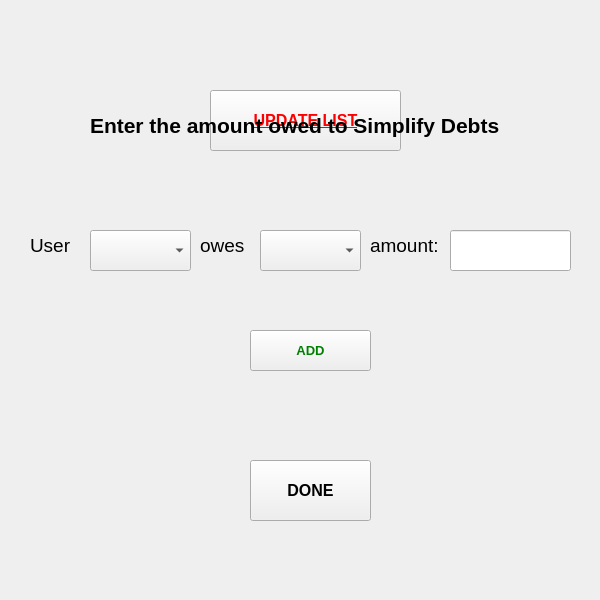
<?xml version="1.0" encoding="UTF-8"?>
<ui version="4.0">
 <class>enterOwes</class>
 <widget class="QWidget" name="enterOwes">
  <property name="geometry">
   <rect>
    <x>0</x>
    <y>0</y>
    <width>600</width>
    <height>600</height>
   </rect>
  </property>
  <property name="windowTitle">
   <string>Form</string>
  </property>
  <property name="autoFillBackground">
   <bool>false</bool>
  </property>
  <property name="styleSheet">
   <string notr="true"/>
  </property>
  <widget class="QLabel" name="label">
   <property name="geometry">
    <rect>
     <x>30</x>
     <y>230</y>
     <width>71</width>
     <height>31</height>
    </rect>
   </property>
   <property name="font">
    <font>
     <pointsize>14</pointsize>
    </font>
   </property>
   <property name="text">
    <string>User </string>
   </property>
  </widget>
  <widget class="QLabel" name="label_2">
   <property name="geometry">
    <rect>
     <x>200</x>
     <y>230</y>
     <width>81</width>
     <height>31</height>
    </rect>
   </property>
   <property name="font">
    <font>
     <pointsize>14</pointsize>
    </font>
   </property>
   <property name="text">
    <string>owes</string>
   </property>
  </widget>
  <widget class="QLabel" name="label_3">
   <property name="geometry">
    <rect>
     <x>370</x>
     <y>230</y>
     <width>101</width>
     <height>31</height>
    </rect>
   </property>
   <property name="font">
    <font>
     <pointsize>14</pointsize>
    </font>
   </property>
   <property name="autoFillBackground">
    <bool>false</bool>
   </property>
   <property name="styleSheet">
    <string notr="true"/>
   </property>
   <property name="text">
    <string>amount:</string>
   </property>
  </widget>
  <widget class="QComboBox" name="comboBox">
   <property name="geometry">
    <rect>
     <x>90</x>
     <y>230</y>
     <width>101</width>
     <height>41</height>
    </rect>
   </property>
   <property name="font">
    <font>
     <pointsize>11</pointsize>
     <bold>true</bold>
    </font>
   </property>
  </widget>
  <widget class="QComboBox" name="comboBox_2">
   <property name="geometry">
    <rect>
     <x>260</x>
     <y>230</y>
     <width>101</width>
     <height>41</height>
    </rect>
   </property>
   <property name="font">
    <font>
     <pointsize>11</pointsize>
     <bold>true</bold>
    </font>
   </property>
  </widget>
  <widget class="QLineEdit" name="lineEdit">
   <property name="enabled">
    <bool>true</bool>
   </property>
   <property name="geometry">
    <rect>
     <x>450</x>
     <y>230</y>
     <width>121</width>
     <height>41</height>
    </rect>
   </property>
   <property name="font">
    <font>
     <pointsize>11</pointsize>
     <bold>true</bold>
    </font>
   </property>
   <property name="autoFillBackground">
    <bool>false</bool>
   </property>
   <property name="styleSheet">
    <string notr="true"/>
   </property>
   <property name="clearButtonEnabled">
    <bool>false</bool>
   </property>
  </widget>
  <widget class="QPushButton" name="pushButton">
   <property name="geometry">
    <rect>
     <x>250</x>
     <y>330</y>
     <width>121</width>
     <height>41</height>
    </rect>
   </property>
   <property name="font">
    <font>
     <pointsize>10</pointsize>
     <bold>true</bold>
    </font>
   </property>
   <property name="styleSheet">
    <string notr="true">color : green;</string>
   </property>
   <property name="text">
    <string>ADD</string>
   </property>
  </widget>
  <widget class="QPushButton" name="pushButton_2">
   <property name="geometry">
    <rect>
     <x>210</x>
     <y>90</y>
     <width>191</width>
     <height>61</height>
    </rect>
   </property>
   <property name="font">
    <font>
     <pointsize>12</pointsize>
     <bold>true</bold>
     <underline>true</underline>
    </font>
   </property>
   <property name="styleSheet">
    <string notr="true">color : red;</string>
   </property>
   <property name="text">
    <string>UPDATE LIST</string>
   </property>
  </widget>
  <widget class="QLabel" name="label_4">
   <property name="geometry">
    <rect>
     <x>90</x>
     <y>400</y>
     <width>441</width>
     <height>41</height>
    </rect>
   </property>
   <property name="sizePolicy">
    <sizepolicy hsizetype="Fixed" vsizetype="Fixed">
     <horstretch>0</horstretch>
     <verstretch>0</verstretch>
    </sizepolicy>
   </property>
   <property name="palette">
    <palette>
     <active>
      <colorrole role="WindowText">
       <brush brushstyle="SolidPattern">
        <color alpha="255">
         <red>0</red>
         <green>0</green>
         <blue>0</blue>
        </color>
       </brush>
      </colorrole>
      <colorrole role="Button">
       <brush brushstyle="SolidPattern">
        <color alpha="255">
         <red>0</red>
         <green>163</green>
         <blue>14</blue>
        </color>
       </brush>
      </colorrole>
      <colorrole role="Light">
       <brush brushstyle="SolidPattern">
        <color alpha="255">
         <red>0</red>
         <green>244</green>
         <blue>21</blue>
        </color>
       </brush>
      </colorrole>
      <colorrole role="Midlight">
       <brush brushstyle="SolidPattern">
        <color alpha="255">
         <red>0</red>
         <green>203</green>
         <blue>17</blue>
        </color>
       </brush>
      </colorrole>
      <colorrole role="Dark">
       <brush brushstyle="SolidPattern">
        <color alpha="255">
         <red>0</red>
         <green>81</green>
         <blue>7</blue>
        </color>
       </brush>
      </colorrole>
      <colorrole role="Mid">
       <brush brushstyle="SolidPattern">
        <color alpha="255">
         <red>0</red>
         <green>109</green>
         <blue>9</blue>
        </color>
       </brush>
      </colorrole>
      <colorrole role="Text">
       <brush brushstyle="SolidPattern">
        <color alpha="255">
         <red>0</red>
         <green>0</green>
         <blue>0</blue>
        </color>
       </brush>
      </colorrole>
      <colorrole role="BrightText">
       <brush brushstyle="SolidPattern">
        <color alpha="255">
         <red>255</red>
         <green>255</green>
         <blue>255</blue>
        </color>
       </brush>
      </colorrole>
      <colorrole role="ButtonText">
       <brush brushstyle="SolidPattern">
        <color alpha="255">
         <red>0</red>
         <green>0</green>
         <blue>0</blue>
        </color>
       </brush>
      </colorrole>
      <colorrole role="Base">
       <brush brushstyle="SolidPattern">
        <color alpha="255">
         <red>255</red>
         <green>255</green>
         <blue>255</blue>
        </color>
       </brush>
      </colorrole>
      <colorrole role="Window">
       <brush brushstyle="SolidPattern">
        <color alpha="255">
         <red>0</red>
         <green>163</green>
         <blue>14</blue>
        </color>
       </brush>
      </colorrole>
      <colorrole role="Shadow">
       <brush brushstyle="SolidPattern">
        <color alpha="255">
         <red>0</red>
         <green>0</green>
         <blue>0</blue>
        </color>
       </brush>
      </colorrole>
      <colorrole role="AlternateBase">
       <brush brushstyle="SolidPattern">
        <color alpha="255">
         <red>127</red>
         <green>209</green>
         <blue>134</blue>
        </color>
       </brush>
      </colorrole>
      <colorrole role="ToolTipBase">
       <brush brushstyle="SolidPattern">
        <color alpha="255">
         <red>255</red>
         <green>255</green>
         <blue>220</blue>
        </color>
       </brush>
      </colorrole>
      <colorrole role="ToolTipText">
       <brush brushstyle="SolidPattern">
        <color alpha="255">
         <red>0</red>
         <green>0</green>
         <blue>0</blue>
        </color>
       </brush>
      </colorrole>
      <colorrole role="PlaceholderText">
       <brush brushstyle="SolidPattern">
        <color alpha="127">
         <red>0</red>
         <green>0</green>
         <blue>0</blue>
        </color>
       </brush>
      </colorrole>
     </active>
     <inactive>
      <colorrole role="WindowText">
       <brush brushstyle="SolidPattern">
        <color alpha="255">
         <red>208</red>
         <green>208</green>
         <blue>208</blue>
        </color>
       </brush>
      </colorrole>
      <colorrole role="Button">
       <brush brushstyle="SolidPattern">
        <color alpha="255">
         <red>64</red>
         <green>65</green>
         <blue>66</blue>
        </color>
       </brush>
      </colorrole>
      <colorrole role="Light">
       <brush brushstyle="SolidPattern">
        <color alpha="255">
         <red>255</red>
         <green>255</green>
         <blue>255</blue>
        </color>
       </brush>
      </colorrole>
      <colorrole role="Midlight">
       <brush brushstyle="SolidPattern">
        <color alpha="255">
         <red>227</red>
         <green>227</green>
         <blue>227</blue>
        </color>
       </brush>
      </colorrole>
      <colorrole role="Dark">
       <brush brushstyle="SolidPattern">
        <color alpha="255">
         <red>64</red>
         <green>65</green>
         <blue>66</blue>
        </color>
       </brush>
      </colorrole>
      <colorrole role="Mid">
       <brush brushstyle="SolidPattern">
        <color alpha="255">
         <red>160</red>
         <green>160</green>
         <blue>160</blue>
        </color>
       </brush>
      </colorrole>
      <colorrole role="Text">
       <brush brushstyle="SolidPattern">
        <color alpha="255">
         <red>208</red>
         <green>208</green>
         <blue>208</blue>
        </color>
       </brush>
      </colorrole>
      <colorrole role="BrightText">
       <brush brushstyle="SolidPattern">
        <color alpha="255">
         <red>255</red>
         <green>51</green>
         <blue>51</blue>
        </color>
       </brush>
      </colorrole>
      <colorrole role="ButtonText">
       <brush brushstyle="SolidPattern">
        <color alpha="255">
         <red>208</red>
         <green>208</green>
         <blue>208</blue>
        </color>
       </brush>
      </colorrole>
      <colorrole role="Base">
       <brush brushstyle="SolidPattern">
        <color alpha="255">
         <red>46</red>
         <green>47</green>
         <blue>48</blue>
        </color>
       </brush>
      </colorrole>
      <colorrole role="Window">
       <brush brushstyle="SolidPattern">
        <color alpha="255">
         <red>46</red>
         <green>47</green>
         <blue>48</blue>
        </color>
       </brush>
      </colorrole>
      <colorrole role="Shadow">
       <brush brushstyle="SolidPattern">
        <color alpha="255">
         <red>105</red>
         <green>105</green>
         <blue>105</blue>
        </color>
       </brush>
      </colorrole>
      <colorrole role="AlternateBase">
       <brush brushstyle="SolidPattern">
        <color alpha="255">
         <red>53</red>
         <green>54</green>
         <blue>55</blue>
        </color>
       </brush>
      </colorrole>
      <colorrole role="ToolTipBase">
       <brush brushstyle="SolidPattern">
        <color alpha="255">
         <red>64</red>
         <green>65</green>
         <blue>66</blue>
        </color>
       </brush>
      </colorrole>
      <colorrole role="ToolTipText">
       <brush brushstyle="SolidPattern">
        <color alpha="255">
         <red>208</red>
         <green>208</green>
         <blue>208</blue>
        </color>
       </brush>
      </colorrole>
      <colorrole role="PlaceholderText">
       <brush brushstyle="SolidPattern">
        <color alpha="255">
         <red>127</red>
         <green>127</green>
         <blue>128</blue>
        </color>
       </brush>
      </colorrole>
     </inactive>
     <disabled>
      <colorrole role="WindowText">
       <brush brushstyle="SolidPattern">
        <color alpha="255">
         <red>0</red>
         <green>81</green>
         <blue>7</blue>
        </color>
       </brush>
      </colorrole>
      <colorrole role="Button">
       <brush brushstyle="SolidPattern">
        <color alpha="255">
         <red>0</red>
         <green>163</green>
         <blue>14</blue>
        </color>
       </brush>
      </colorrole>
      <colorrole role="Light">
       <brush brushstyle="SolidPattern">
        <color alpha="255">
         <red>0</red>
         <green>244</green>
         <blue>21</blue>
        </color>
       </brush>
      </colorrole>
      <colorrole role="Midlight">
       <brush brushstyle="SolidPattern">
        <color alpha="255">
         <red>0</red>
         <green>203</green>
         <blue>17</blue>
        </color>
       </brush>
      </colorrole>
      <colorrole role="Dark">
       <brush brushstyle="SolidPattern">
        <color alpha="255">
         <red>0</red>
         <green>81</green>
         <blue>7</blue>
        </color>
       </brush>
      </colorrole>
      <colorrole role="Mid">
       <brush brushstyle="SolidPattern">
        <color alpha="255">
         <red>0</red>
         <green>109</green>
         <blue>9</blue>
        </color>
       </brush>
      </colorrole>
      <colorrole role="Text">
       <brush brushstyle="SolidPattern">
        <color alpha="255">
         <red>0</red>
         <green>81</green>
         <blue>7</blue>
        </color>
       </brush>
      </colorrole>
      <colorrole role="BrightText">
       <brush brushstyle="SolidPattern">
        <color alpha="255">
         <red>255</red>
         <green>255</green>
         <blue>255</blue>
        </color>
       </brush>
      </colorrole>
      <colorrole role="ButtonText">
       <brush brushstyle="SolidPattern">
        <color alpha="255">
         <red>0</red>
         <green>81</green>
         <blue>7</blue>
        </color>
       </brush>
      </colorrole>
      <colorrole role="Base">
       <brush brushstyle="SolidPattern">
        <color alpha="255">
         <red>0</red>
         <green>163</green>
         <blue>14</blue>
        </color>
       </brush>
      </colorrole>
      <colorrole role="Window">
       <brush brushstyle="SolidPattern">
        <color alpha="255">
         <red>0</red>
         <green>163</green>
         <blue>14</blue>
        </color>
       </brush>
      </colorrole>
      <colorrole role="Shadow">
       <brush brushstyle="SolidPattern">
        <color alpha="255">
         <red>0</red>
         <green>0</green>
         <blue>0</blue>
        </color>
       </brush>
      </colorrole>
      <colorrole role="AlternateBase">
       <brush brushstyle="SolidPattern">
        <color alpha="255">
         <red>53</red>
         <green>54</green>
         <blue>55</blue>
        </color>
       </brush>
      </colorrole>
      <colorrole role="ToolTipBase">
       <brush brushstyle="SolidPattern">
        <color alpha="255">
         <red>64</red>
         <green>65</green>
         <blue>66</blue>
        </color>
       </brush>
      </colorrole>
      <colorrole role="ToolTipText">
       <brush brushstyle="SolidPattern">
        <color alpha="255">
         <red>208</red>
         <green>208</green>
         <blue>208</blue>
        </color>
       </brush>
      </colorrole>
      <colorrole role="PlaceholderText">
       <brush brushstyle="SolidPattern">
        <color alpha="255">
         <red>127</red>
         <green>127</green>
         <blue>128</blue>
        </color>
       </brush>
      </colorrole>
     </disabled>
    </palette>
   </property>
   <property name="font">
    <font>
     <pointsize>11</pointsize>
     <bold>true</bold>
    </font>
   </property>
   <property name="autoFillBackground">
    <bool>false</bool>
   </property>
   <property name="styleSheet">
    <string notr="true"/>
   </property>
   <property name="text">
    <string/>
   </property>
   <property name="alignment">
    <set>Qt::AlignCenter</set>
   </property>
  </widget>
  <widget class="QPushButton" name="pushButton_3">
   <property name="geometry">
    <rect>
     <x>250</x>
     <y>460</y>
     <width>121</width>
     <height>61</height>
    </rect>
   </property>
   <property name="font">
    <font>
     <pointsize>12</pointsize>
     <bold>true</bold>
    </font>
   </property>
   <property name="text">
    <string>DONE</string>
   </property>
  </widget>
  <widget class="QLabel" name="label_5">
   <property name="geometry">
    <rect>
     <x>0</x>
     <y>0</y>
     <width>590</width>
     <height>590</height>
    </rect>
   </property>
   <property name="text">
    <string/>
   </property>
  </widget>
  <widget class="QLabel" name="label_6">
   <property name="geometry">
    <rect>
     <x>90</x>
     <y>80</y>
     <width>561</width>
     <height>91</height>
    </rect>
   </property>
   <property name="font">
    <font>
     <pointsize>16</pointsize>
     <bold>true</bold>
    </font>
   </property>
   <property name="text">
    <string>Enter the amount owed to Simplify Debts</string>
   </property>
  </widget>
  <zorder>label_5</zorder>
  <zorder>label</zorder>
  <zorder>label_2</zorder>
  <zorder>label_3</zorder>
  <zorder>comboBox</zorder>
  <zorder>comboBox_2</zorder>
  <zorder>pushButton</zorder>
  <zorder>pushButton_2</zorder>
  <zorder>label_4</zorder>
  <zorder>pushButton_3</zorder>
  <zorder>lineEdit</zorder>
  <zorder>label_6</zorder>
 </widget>
 <resources/>
 <connections/>
</ui>
